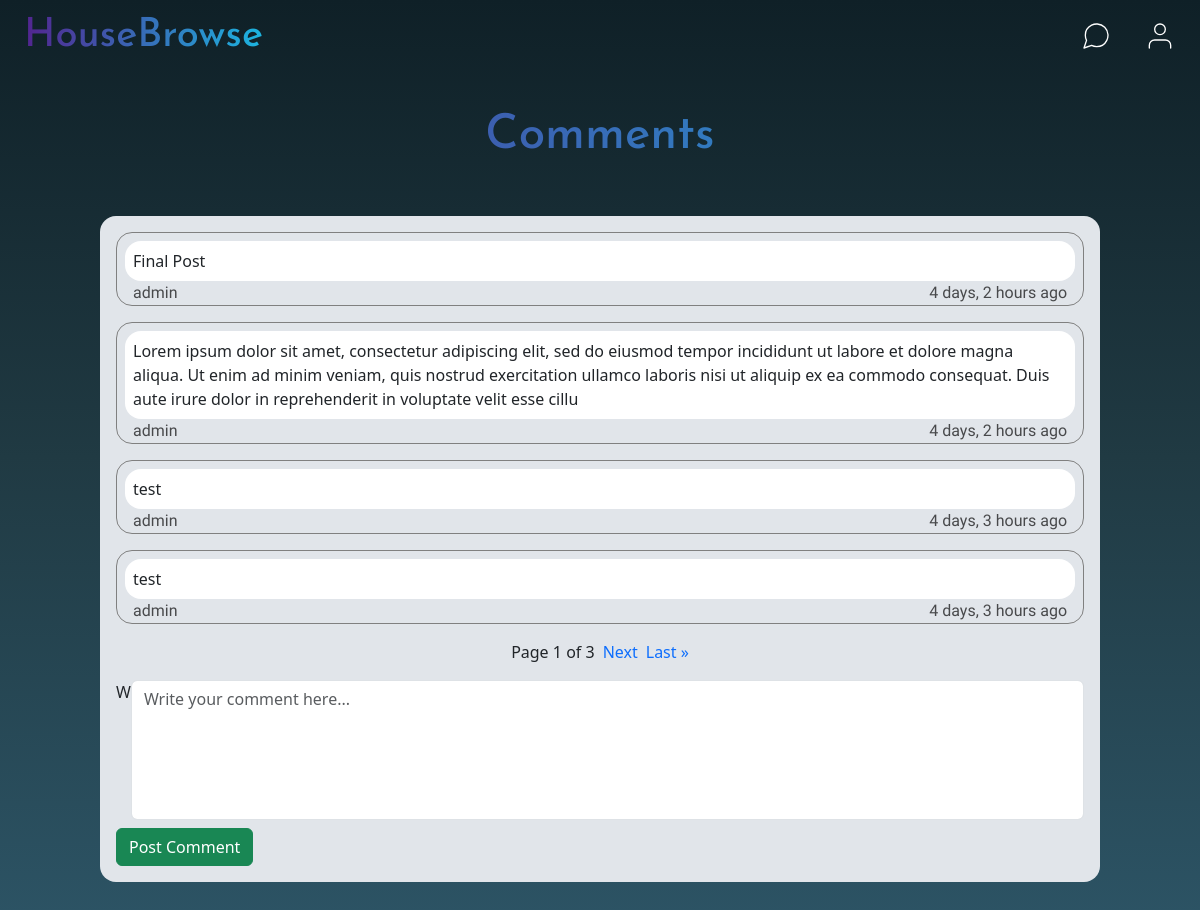
Screenshot of /comments/1 (signed in) with the database file from the repository.
### booking/models.py (models this page shows, shortened)
class Comment(models.Model):
    comment = models.TextField(max_length=300, null=True)
    user = models.ForeignKey(User, null=True, on_delete=models.CASCADE, related_name="user")
    listing = models.ForeignKey(Listing, null=True, on_delete=models.CASCADE, related_name="listing")
    timestamp = models.DateTimeField(auto_now_add=True, null=True)

class User(AbstractUser):
    def __str__(self):
        return f"{self.username}"

### booking/views.py (the view, shortened to what this page needs)
# urls.py: path("comments/<int:listing_id>", views.comments_view, name="comments")
def comments_view(request, listing_id):
    listing = Listing.objects.get(id=listing_id)
    comments_desc = Comment.objects.filter(listing__id=listing_id).order_by("-timestamp")
    paginator = Paginator(comments_desc, 4)
    page = request.GET.get('page')
    comments = paginator.get_page(page)
    comment_form = PostComment()
    if request.method == "GET":
        return render(request, "booking/comments.html", {
            "listing": listing,
            "comments": comments,
            "comment_form": comment_form
        })

### booking/forms.py
class PostComment(ModelForm):
    class Meta:
        model = Comment
        fields = ("comment",)
        labels = {"comment": '',}
        widgets = {"comment": forms.Textarea(attrs={'class': 'form-control', 'placeholder': 'Write your comment here...', 'style':'resize:none;'})}

### booking/templates/booking/comments.html (shortened to what this page needs)
{% extends "booking/base.html" %}
{% load static %}
{% block body %}
<center><h1 class="heading" style="font-size: max(4vw, 40px);">Comments</h1><br/></center>
<div class="comments_container">
    <div class="comments_window">
            {% if comments %}
                {% for comment in comments %}
                <div class="comments">
                    <div class="comment">
                        {{ comment.comment }}
                    </div>
                    <div class="comment_creator">
                            <div>{{ comment.user}}</div>
                            <div>{{ comment.timestamp| timesince }} ago</div>
                    </div>
                </div>
                {% endfor %}
            {% endif %}
    <div class="paginator">
        {% if comments.paginator.num_pages > 1 %}
            Page {{ comments.number }} of {{ comments.paginator.num_pages }}
        {% endif %}
        {% if comments.has_next %}
            <a href="?page={{ comments.next_page_number }}">Next</a>
            <a href="?page={{ comments.paginator.num_pages }}">Last &raquo</a>
        {% endif %}
    </div>
            <form action="" method="POST">
                <div class="add_comment">W
                    {{ comment_form }}
                </div>
                <div class="comment_submit_section">
                    <button class="btn btn-success" type="submit" name="sub_comment" value="sub_comment">Post Comment</button>
                </div>
            </form>
    </div>
</div>
{% endblock %}

### booking/static/booking/styles.css (style rules this page uses)
body { min-height: 100vh; width: 100%; min-width: 360px; background-attachment: fixed; background: linear-gradient(to bottom, #0f2027, #203a43, #2c5364); }
.heading { background-image: linear-gradient(to right, #52248f, #1cb5e0); background-clip: text; -webkit-background-clip: text; color: transparent; font-family: 'Josefin Sans', sans-serif; margin: 0; padding: 0; line-height: 1; }
a, a:hover { text-decoration: none; transition: color 0.3s ease-in-out; }
.comments_container { width: 95%; margin: auto; display: flex; flex-direction: column; align-items: center; padding: 2rem 0; }
.comment { background-color: white; border-radius: 1rem; padding: 0.5rem; }
.comments_window { display: flex; flex-direction: column; width: 100%; max-width: 1000px; border-radius: 1rem 1rem 1rem 1rem; background-color: #e1e5ea; padding: 1rem; gap: 1rem; }
.add_comment { display: flex; width: 100%; height: calc(100px + 5vh); }
.comment_submit_section { padding-top: 0.5rem; }
.comments { width: 100%; border: 1px solid grey; border-radius: 1rem; padding: 0.5rem 0.5rem 0 0.5rem; display: flex; flex-direction: column; justify-content: space-between; }
.comment { display: flex; }
.comment_creator { display: flex; justify-content: space-between; color: #48494B; font-family: 'Baloo 2'; padding: 0 0.5rem 0 0.5rem; }
.paginator { display: flex; justify-content: center; gap: 0.5rem; }

### rows the page displays
Comment: comment "Final Post", user "admin", timestamp "4 days, 2 hours"
Comment: comment "Lorem ipsum dolor sit amet, consectetur adipiscing elit, sed do eiusmod tempor incididunt ut labore et dolore magna aliqua. Ut enim ad minim veniam, quis nostrud exercitation ullamco laboris nisi ut aliquip ex ea commodo consequat. Duis aute irure dolor in reprehenderit in voluptate velit esse cillu", user "admin", timestamp "4 days, 2 hours"
Comment: comment "test", user "admin", timestamp "4 days, 3 hours"
Comment: comment "test", user "admin", timestamp "4 days, 3 hours"

### other values shown
{{ comments.number }} "1"
{{ comments.paginator.num_pages }} "3"
